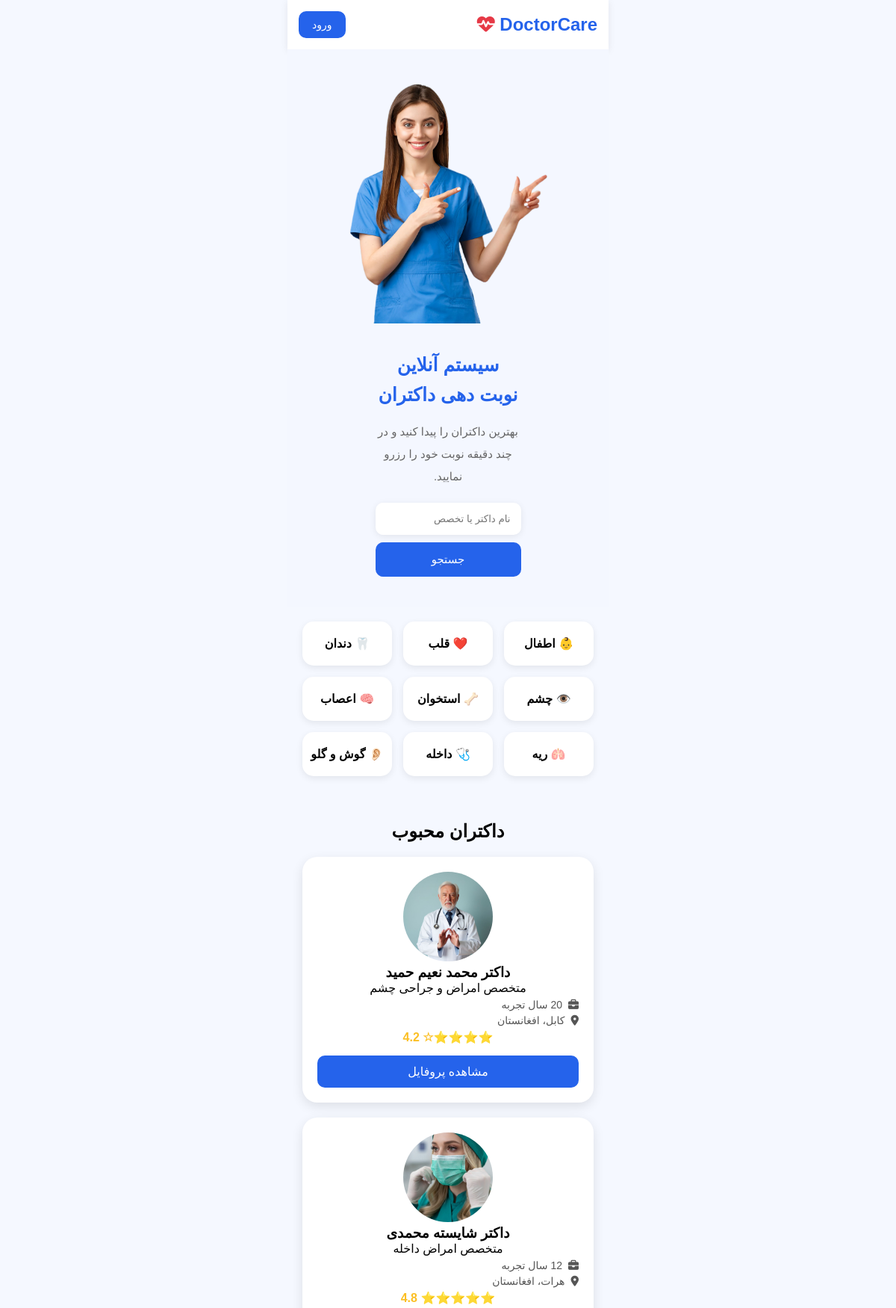
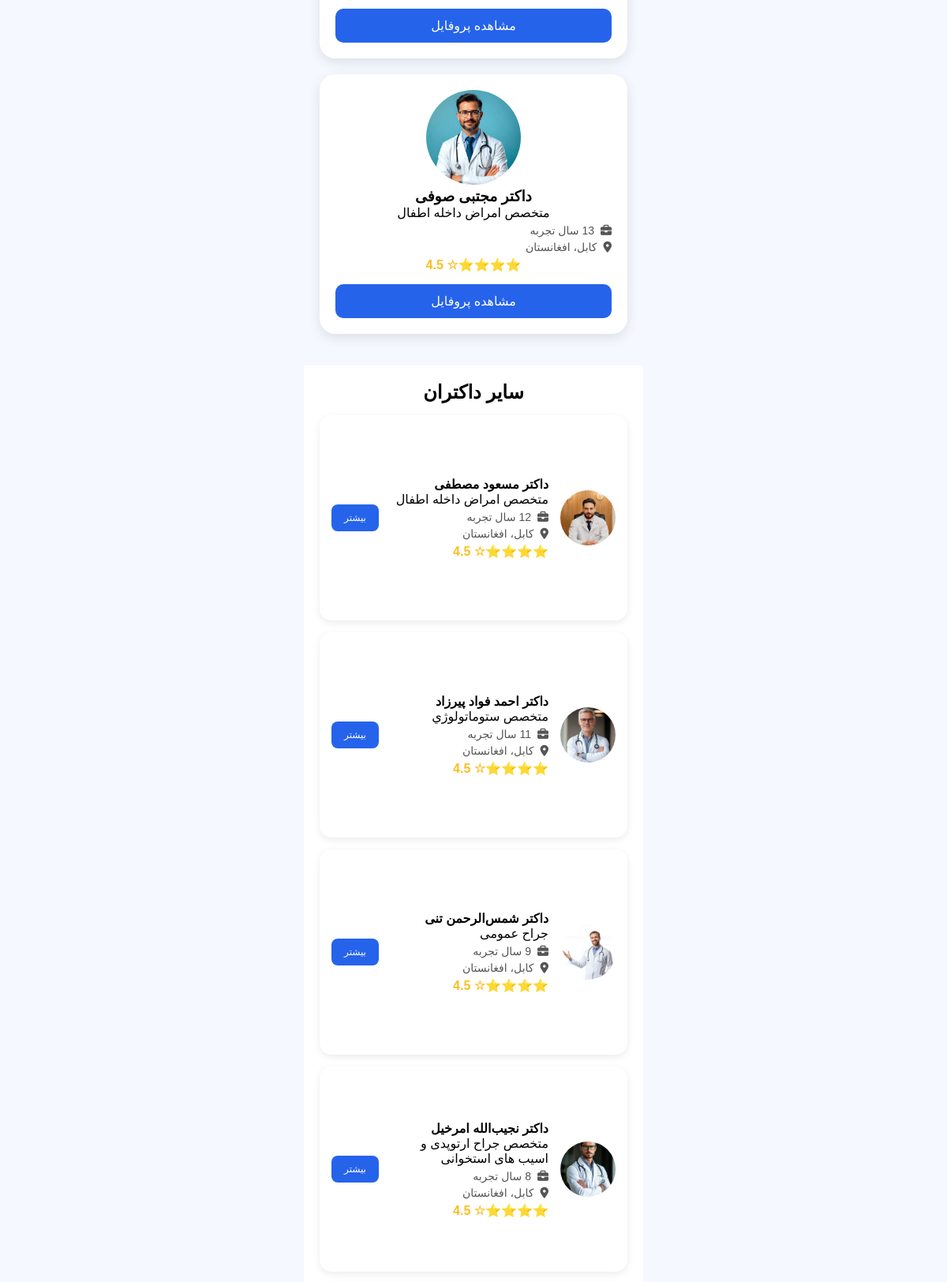
The page / (upper part) on the database its author committed (2 pictures, top to bottom).
### website/models.py (models this page shows, shortened)
class Doctor(models.Model):
    name = models.CharField(max_length=100)
    email = models.EmailField(null=True, blank=True)
    experience = models.IntegerField(null=True, blank=True)
    image = models.CharField(max_length=255, null=True, blank=True)
    speciality = models.CharField(max_length=100)

### website/views.py (the view)
# urls.py: 2. Add a URL to urlpatterns:  path('', views.home, name='home')
def home(request):
    doctors = Doctor.objects.all()
    return render(request, 'website/home.html', {'doctors': doctors})

### website/templates/website/home.html
{% extends 'website/base.html' %}
{% load static %}
{% block content %}
<section class="hero">
    <img src="{% static 'website/images/doctor.png' %}" class="hero-img">
    <div class="hero-text">
   <h1>سیستم آنلاین نوبت دهی داکتران</h1>
        <p>بهترین داکتران را پیدا کنید و در چند دقیقه نوبت خود را رزرو نمایید.</p>
        <div class="search-box">
            <input type="text" placeholder="نام داکتر یا تخصص">
            <button>جستجو</button>
        </div>
    </div>
</section>
<section class="specialities">
    <div class="speciality-box">👶 اطفال</div>
    <div class="speciality-box">❤️ قلب</div>
    <div class="speciality-box">🦷 دندان</div>
    <div class="speciality-box">👁️ چشم</div>
    <div class="speciality-box">🦴 استخوان</div>
    <div class="speciality-box">🧠 اعصاب</div>
    <div class="speciality-box">🫁 ریه</div>
    <div class="speciality-box">🩺 داخله</div>
 <div class="speciality-box"> 👂🏻
  گوش و گلو</div>
</section>
<section class="popular-doctors">
    <h2>داکتران محبوب</h2>
    <div class="popular-grid">
        <div class="doctor-card">
            <img src="{% static 'website/images/doctor13.jpg' %}">
            <h3>داکتر محمد نعیم حمید</h3>
            <p>
        متخصص امراض و جراحی چشم
            </p>
            <div class="info">  <i class="fa-solid fa-briefcase"></i> 20 سال تجربه</div>
            <div class="info"> <i class="fa-solid fa-location-dot"></i> کابل، افغانستان</div>
            <div class="stars">⭐⭐⭐⭐☆ 4.2</div>
            <a href="/doctor/9/">مشاهده پروفایل</a>
        </div>
        <div class="doctor-card">
            <img src="{% static 'website/images/doctor5.jpg' %}">
            <h3>
            داکتر شایسته محمدی
                </h3>
            <p>
            متخصص امراض داخله
              </p>
            <div class="info">  <i class="fa-solid fa-briefcase"></i>12  سال تجربه</div>
            <div class="info"> <i class="fa-solid fa-location-dot"></i> هرات، افغانستان</div>
            <div class="stars">⭐⭐⭐⭐⭐ 4.8</div>
            <a href="/doctor/6/">مشاهده پروفایل</a>
        </div>
        <div class="doctor-card">
            <img src="{% static 'website/images/doctor12.jpg' %}">
            <h3>داکتر مجتبی صوفی</h3>
            <p>
            متخصص امراض داخله اطفال
            </p>
            <div class="info">  <i class="fa-solid fa-briefcase"></i> 13 سال تجربه</div>
            <div class="info"> <i class="fa-solid fa-location-dot"></i> کابل، افغانستان</div>
            <div class="stars">⭐⭐⭐⭐☆ 4.5</div>
            <a href="/doctor/14/">مشاهده پروفایل</a>
        </div>
    </div>
</section>
<section class="other-doctors">
    <h2>سایر داکتران</h2>
    {% for doctor in doctors %}
   <div class="doctor-row">
    <img src="{% static doctor.image %}" alt="doctor">
    <div class="doctor-details">
        <h4>{{ doctor.name }}</h4>
        <p>{{ doctor.speciality }}</p>
        <div class="info">
           <i class="fa-solid fa-briefcase"></i>
            <span>{{ doctor.experience }} سال تجربه</span>
        </div>
         <div class="info"> <i class="fa-solid fa-location-dot"></i> کابل، افغانستان</div>
         <div class="stars">⭐⭐⭐⭐☆ 4.5</div>
    </div>
    <a href="{% url 'doctor_detail' doctor.id %}">
         بیشتر
    </a>
</div>
    {% endfor %}
</section>
{% endblock %}

### website/templates/website/base.html (shortened to what this page needs)
{% load static %}
<!DOCTYPE html>
<html lang="fa" dir="rtl">
<head>
    <link rel="stylesheet" href="{% static 'website/css/style.css' %}">
    <link rel="stylesheet"
          href="https://cdnjs.cloudflare.com/ajax/libs/font-awesome/6.5.1/css/all.min.css">
</head>
<body>
<header>
    <nav>
<div class="logo">
    DoctorCare <i class="fa-solid fa-heart-pulse"></i>
</div>
        <a href="/login/" class="login-btn">ورود</a>
    </nav>
</header>
{% block content %}{% endblock %}
</body>
</html>

### website/static/website/css/style.css (style rules this page uses)
* { margin:0; padding:0; box-sizing:border-box; font-family:tahoma,sans-serif; }
body { background:#f5f8ff; max-width:430px; margin:auto; min-height:100vh; }
header { background:#fff; box-shadow:0 2px 10px rgba(0,0,0,.08); }
nav { padding:15px; display:flex; justify-content:space-between; align-items:center; }
.logo { font-size:24px; font-weight:bold; color:#2563eb; }
.login-btn { text-decoration:none; background:#2563eb; color:#fff; padding:10px 18px; border-radius:10px; font-size:14px; }
.hero { padding:20px; display:flex; flex-direction:column-reverse; align-items:center; text-align:center; }
.hero-text { width:100%; }
.hero-text h1 { font-size:32px; line-height:1.6; color:#1e293b; }
.hero-text p { margin-top:15px; color:#64748b; line-height:1.8; font-size:15px; }
.search-box { margin-top:25px; display:flex; flex-direction:column; gap:12px; }
.search-box input { width:100%; padding:15px; border:none; border-radius:14px; background:#fff; box-shadow:0 2px 10px rgba(0,0,0,.08); outline:none; }
.search-box button { border:none; background:#2563eb; color:#fff; padding:15px; border-radius:14px; font-size:15px; cursor:pointer; }
@media (min-width: 768px) { .hero { flex-direction:row; text-align:right; padding:40px; } }
@media (min-width: 768px) { .hero-text { width:50%; } }
.other-doctors { padding: 50px 20px; background: #ffffff; text-align: center; }
.logo i { color: #e63946; margin-left: 5px; }
.hero { display: flex; flex-direction: column; align-items: center; justify-content: center; padding: 40px 20px; gap: 15px; background: #f4f7ff; text-align: center; }
.hero-img { width:280px; max-width:100%; margin:auto; display:block; }
.hero h1 { margin-top:20px; font-size:25px; color: #2563eb; }
.hero p { color:#666; line-height:2; }
.search-box { display:flex; gap:10px; margin-top:20px; }
.search-box input { flex:1; padding:14px; border:none; border-radius:10px; }
.search-box button { padding:14px 25px; background:#2563eb; color:white; border:none; border-radius:10px; }
.specialities { display:grid; grid-template-columns:repeat(3,1fr); gap:15px; padding:20px; }
.speciality-box { background:white; padding:20px 10px; text-align:center; border-radius:15px; box-shadow:0 3px 10px rgba(0,0,0,.08); font-weight:bold; }
.popular-doctors { padding:20px; }
.popular-doctors h2 { text-align: center; margin-top: 20px; }
.popular-grid { margin-top: 20px; display:grid; grid-template-columns:repeat(auto-fit,minmax(250px,1fr)); gap:20px; }
.doctor-card { background:white; padding:20px; border-radius:20px; text-align:center; box-shadow:0 5px 15px rgba(0,0,0,.1); }
.doctor-card img { width:120px; height:120px; border-radius:50%; object-fit:cover; }
.doctor-card a { display:block; margin-top:15px; background:#2563eb; color:white; padding:12px; border-radius:10px; text-decoration:none; }
.other-doctors { padding:20px; margin-top: 20px; }
.doctor-row { display:flex; align-items:center; justify-content:space-between; background:white; height: 260px; padding:15px; margin-top: 15px; margin-bottom:15px; border-radius:15px; box-shadow:0 3px 10px rgba(0,0,0,.08); gap:15px; }
.doctor-row img { width:70px; height:70px; border-radius:50%; object-fit:cover; flex-shrink:0; }
.doctor-details { flex:1; text-align:right; }
.info { display:flex; align-items:center; gap:8px; color:#555; font-size:14px; margin-top:5px; }
.stars { color:#fbbf24; font-weight:bold; margin-top:5px; }
.doctor-row a { background:#2563eb; color:white; padding:10px 15px; font-size: 12px; width: 60px; border-radius:8px; text-decoration:none; white-space:nowrap; }

### rows shown on the page
Doctor: image (picture), name "داکتر مسعود مصطفی", speciality "متخصص امراض داخله اطفال"
Doctor: image (picture), name "داکتر احمد فواد پیرزاد", speciality "متخصص ستوماتولوژي"
Doctor: image (picture), name "داکتر شمس‌الرحمن تنی", speciality "جراح عمومی"
Doctor: image (picture), name "داکتر نجیب‌الله امرخیل", speciality "متخصص جراح ارتوپدی و اسیب های استخوانی"
